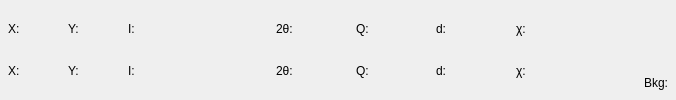
    <widget class="QWidget" name="widget" native="true">
     <property name="sizePolicy">
      <sizepolicy hsizetype="Preferred" vsizetype="Fixed">
       <horstretch>0</horstretch>
       <verstretch>0</verstretch>
      </sizepolicy>
     </property>
     <layout class="QHBoxLayout" name="horizontalLayout_24">
      <property name="spacing">
       <number>8</number>
      </property>
      <property name="margin">
       <number>8</number>
      </property>
      <item>
       <layout class="QVBoxLayout" name="verticalLayout_4">
        <property name="spacing">
         <number>0</number>
        </property>
        <item>
         <layout class="QHBoxLayout" name="horizontalLayout_12">
          <item>
           <widget class="QLabel" name="mouse_x_lbl">
            <property name="minimumSize">
             <size>
              <width>60</width>
              <height>0</height>
             </size>
            </property>
            <property name="text">
             <string>X:</string>
            </property>
           </widget>
          </item>
          <item>
           <widget class="QLabel" name="mouse_y_lbl">
            <property name="minimumSize">
             <size>
              <width>60</width>
              <height>0</height>
             </size>
            </property>
            <property name="text">
             <string>Y:</string>
            </property>
           </widget>
          </item>
          <item>
           <widget class="QLabel" name="mouse_int_lbl">
            <property name="minimumSize">
             <size>
              <width>60</width>
              <height>0</height>
             </size>
            </property>
            <property name="text">
             <string>I:</string>
            </property>
           </widget>
          </item>
         </layout>
        </item>
        <item>
         <layout class="QHBoxLayout" name="horizontalLayout_13">
          <item>
           <widget class="QLabel" name="click_x_lbl">
            <property name="minimumSize">
             <size>
              <width>60</width>
              <height>0</height>
             </size>
            </property>
            <property name="text">
             <string>X:</string>
            </property>
           </widget>
          </item>
          <item>
           <widget class="QLabel" name="click_y_lbl">
            <property name="minimumSize">
             <size>
              <width>60</width>
              <height>0</height>
             </size>
            </property>
            <property name="text">
             <string>Y:</string>
            </property>
           </widget>
          </item>
          <item>
           <widget class="QLabel" name="click_int_lbl">
            <property name="minimumSize">
             <size>
              <width>60</width>
              <height>0</height>
             </size>
            </property>
            <property name="text">
             <string>I:</string>
            </property>
           </widget>
          </item>
         </layout>
        </item>
       </layout>
      </item>
      <item>
       <spacer name="horizontalSpacer_3">
        <property name="orientation">
         <enum>Qt::Horizontal</enum>
        </property>
        <property name="sizeType">
         <enum>QSizePolicy::Expanding</enum>
        </property>
        <property name="sizeHint" stdset="0">
         <size>
          <width>80</width>
          <height>20</height>
         </size>
        </property>
       </spacer>
      </item>
      <item>
       <layout class="QVBoxLayout" name="verticalLayout_3">
        <property name="spacing">
         <number>0</number>
        </property>
        <item>
         <layout class="QHBoxLayout" name="horizontalLayout_28">
          <item>
           <widget class="QLabel" name="mouse_tth_lbl">
            <property name="minimumSize">
             <size>
              <width>80</width>
              <height>0</height>
             </size>
            </property>
            <property name="maximumSize">
             <size>
              <width>115</width>
              <height>16777215</height>
             </size>
            </property>
            <property name="text">
             <string>2θ:</string>
            </property>
            <property name="textFormat">
             <enum>Qt::AutoText</enum>
            </property>
            <property name="alignment">
             <set>Qt::AlignLeading|Qt::AlignLeft|Qt::AlignVCenter</set>
            </property>
           </widget>
          </item>
          <item>
           <widget class="QLabel" name="mouse_q_lbl">
            <property name="minimumSize">
             <size>
              <width>80</width>
              <height>0</height>
             </size>
            </property>
            <property name="maximumSize">
             <size>
              <width>115</width>
              <height>16777215</height>
             </size>
            </property>
            <property name="text">
             <string>Q:</string>
            </property>
            <property name="textFormat">
             <enum>Qt::AutoText</enum>
            </property>
            <property name="alignment">
             <set>Qt::AlignLeading|Qt::AlignLeft|Qt::AlignVCenter</set>
            </property>
           </widget>
          </item>
          <item>
           <widget class="QLabel" name="mouse_d_lbl">
            <property name="minimumSize">
             <size>
              <width>80</width>
              <height>0</height>
             </size>
            </property>
            <property name="maximumSize">
             <size>
              <width>115</width>
              <height>16777215</height>
             </size>
            </property>
            <property name="text">
             <string>d:</string>
            </property>
            <property name="textFormat">
             <enum>Qt::AutoText</enum>
            </property>
            <property name="alignment">
             <set>Qt::AlignLeading|Qt::AlignLeft|Qt::AlignVCenter</set>
            </property>
           </widget>
          </item>
          <item>
           <widget class="QLabel" name="mouse_azi_lbl">
            <property name="minimumSize">
             <size>
              <width>80</width>
              <height>0</height>
             </size>
            </property>
            <property name="maximumSize">
             <size>
              <width>115</width>
              <height>16777215</height>
             </size>
            </property>
            <property name="text">
             <string>χ:</string>
            </property>
            <property name="textFormat">
             <enum>Qt::AutoText</enum>
            </property>
            <property name="alignment">
             <set>Qt::AlignLeading|Qt::AlignLeft|Qt::AlignVCenter</set>
            </property>
           </widget>
          </item>
         </layout>
        </item>
        <item>
         <layout class="QHBoxLayout" name="horizontalLayout_29">
          <item>
           <widget class="QLabel" name="click_tth_lbl">
            <property name="minimumSize">
             <size>
              <width>80</width>
              <height>0</height>
             </size>
            </property>
            <property name="maximumSize">
             <size>
              <width>115</width>
              <height>16777215</height>
             </size>
            </property>
            <property name="text">
             <string>2θ:</string>
            </property>
            <property name="textFormat">
             <enum>Qt::AutoText</enum>
            </property>
            <property name="alignment">
             <set>Qt::AlignLeading|Qt::AlignLeft|Qt::AlignVCenter</set>
            </property>
           </widget>
          </item>
          <item>
           <widget class="QLabel" name="click_q_lbl">
            <property name="minimumSize">
             <size>
              <width>80</width>
              <height>0</height>
             </size>
            </property>
            <property name="maximumSize">
             <size>
              <width>115</width>
              <height>16777215</height>
             </size>
            </property>
            <property name="text">
             <string>Q:</string>
            </property>
            <property name="textFormat">
             <enum>Qt::AutoText</enum>
            </property>
            <property name="alignment">
             <set>Qt::AlignLeading|Qt::AlignLeft|Qt::AlignVCenter</set>
            </property>
           </widget>
          </item>
          <item>
           <widget class="QLabel" name="click_d_lbl">
            <property name="minimumSize">
             <size>
              <width>80</width>
              <height>0</height>
             </size>
            </property>
            <property name="maximumSize">
             <size>
              <width>115</width>
              <height>16777215</height>
             </size>
            </property>
            <property name="text">
             <string>d:</string>
            </property>
            <property name="textFormat">
             <enum>Qt::AutoText</enum>
            </property>
            <property name="alignment">
             <set>Qt::AlignLeading|Qt::AlignLeft|Qt::AlignVCenter</set>
            </property>
           </widget>
          </item>
          <item>
           <widget class="QLabel" name="click_azi_lbl">
            <property name="minimumSize">
             <size>
              <width>80</width>
              <height>0</height>
             </size>
            </property>
            <property name="maximumSize">
             <size>
              <width>115</width>
              <height>16777215</height>
             </size>
            </property>
            <property name="text">
             <string>χ:</string>
            </property>
            <property name="textFormat">
             <enum>Qt::AutoText</enum>
            </property>
            <property name="alignment">
             <set>Qt::AlignLeading|Qt::AlignLeft|Qt::AlignVCenter</set>
            </property>
           </widget>
          </item>
         </layout>
        </item>
       </layout>
      </item>
      <item>
       <spacer name="horizontalSpacer_10">
        <property name="orientation">
         <enum>Qt::Horizontal</enum>
        </property>
        <property name="sizeHint" stdset="0">
         <size>
          <width>40</width>
          <height>20</height>
         </size>
        </property>
       </spacer>
      </item>
      <item>
       <layout class="QVBoxLayout" name="verticalLayout_14">
        <item>
         <spacer name="verticalSpacer_5">
          <property name="orientation">
           <enum>Qt::Vertical</enum>
          </property>
          <property name="sizeHint" stdset="0">
           <size>
            <width>20</width>
            <height>0</height>
           </size>
          </property>
         </spacer>
        </item>
        <item>
         <widget class="QLabel" name="bkg_name_lbl">
          <property name="sizePolicy">
           <sizepolicy hsizetype="Preferred" vsizetype="Preferred">
            <horstretch>0</horstretch>
            <verstretch>0</verstretch>
           </sizepolicy>
          </property>
          <property name="minimumSize">
           <size>
            <width>0</width>
            <height>19</height>
           </size>
          </property>
          <property name="text">
           <string>Bkg:</string>
          </property>
         </widget>
        </item>
       </layout>
      </item>
     </layout>
    </widget>
